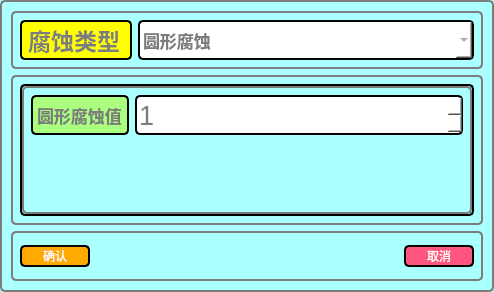
<?xml version="1.0" encoding="UTF-8"?>
<ui version="4.0">
 <class>ErosionCircleDialog</class>
 <widget class="QDialog" name="ErosionCircleDialog">
  <property name="geometry">
   <rect>
    <x>0</x>
    <y>0</y>
    <width>494</width>
    <height>292</height>
   </rect>
  </property>
  <property name="windowTitle">
   <string>Dialog</string>
  </property>
  <property name="styleSheet">
   <string notr="true">QWidget{
background-color: rgb(170, 255, 255);
color: rgb(124, 124, 124);
border-style:solid;
border-width:2px;
border-radius:5px;
}
QLabel{
background-color: rgb(170, 255, 127);
}
QSlider{
background-color: rgb(255, 255, 0);
}</string>
  </property>
  <layout class="QVBoxLayout" name="verticalLayout" stretch="1,3,1">
   <item>
    <widget class="QWidget" name="widget" native="true">
     <layout class="QHBoxLayout" name="horizontalLayout" stretch="1,3">
      <item>
       <widget class="QLabel" name="label_2">
        <property name="font">
         <font>
          <pointsize>17</pointsize>
          <weight>75</weight>
          <bold>true</bold>
         </font>
        </property>
        <property name="styleSheet">
         <string notr="true">background-color: rgb(255, 255, 0);</string>
        </property>
        <property name="text">
         <string>腐蚀类型</string>
        </property>
       </widget>
      </item>
      <item>
       <widget class="QComboBox" name="comboBox">
        <property name="minimumSize">
         <size>
          <width>0</width>
          <height>40</height>
         </size>
        </property>
        <property name="font">
         <font>
          <pointsize>13</pointsize>
          <weight>75</weight>
          <bold>true</bold>
         </font>
        </property>
        <property name="styleSheet">
         <string notr="true">background-color: rgb(255, 255, 255);</string>
        </property>
        <item>
         <property name="text">
          <string>圆形腐蚀</string>
         </property>
        </item>
        <item>
         <property name="text">
          <string>矩形腐蚀</string>
         </property>
        </item>
       </widget>
      </item>
     </layout>
    </widget>
   </item>
   <item>
    <widget class="QWidget" name="widget_3" native="true">
     <layout class="QVBoxLayout" name="verticalLayout_2">
      <item>
       <widget class="QStackedWidget" name="stackedWidget">
        <property name="currentIndex">
         <number>0</number>
        </property>
        <widget class="QWidget" name="page">
         <layout class="QFormLayout" name="formLayout_2">
          <item row="0" column="0">
           <widget class="QLabel" name="label">
            <property name="minimumSize">
             <size>
              <width>0</width>
              <height>40</height>
             </size>
            </property>
            <property name="font">
             <font>
              <pointsize>13</pointsize>
              <weight>75</weight>
              <bold>true</bold>
             </font>
            </property>
            <property name="text">
             <string>圆形腐蚀值</string>
            </property>
           </widget>
          </item>
          <item row="0" column="1">
           <widget class="QSpinBox" name="spinBox">
            <property name="minimumSize">
             <size>
              <width>0</width>
              <height>40</height>
             </size>
            </property>
            <property name="font">
             <font>
              <pointsize>20</pointsize>
             </font>
            </property>
            <property name="styleSheet">
             <string notr="true">background-color: rgb(255, 255, 255);</string>
            </property>
            <property name="minimum">
             <number>1</number>
            </property>
           </widget>
          </item>
         </layout>
        </widget>
        <widget class="QWidget" name="page_2">
         <layout class="QFormLayout" name="formLayout">
          <item row="0" column="0">
           <widget class="QLabel" name="label_3">
            <property name="minimumSize">
             <size>
              <width>0</width>
              <height>40</height>
             </size>
            </property>
            <property name="font">
             <font>
              <pointsize>13</pointsize>
              <weight>75</weight>
              <bold>true</bold>
             </font>
            </property>
            <property name="text">
             <string>高度值</string>
            </property>
           </widget>
          </item>
          <item row="0" column="1">
           <widget class="QSpinBox" name="spinBox_2">
            <property name="minimumSize">
             <size>
              <width>0</width>
              <height>40</height>
             </size>
            </property>
            <property name="font">
             <font>
              <pointsize>20</pointsize>
             </font>
            </property>
            <property name="styleSheet">
             <string notr="true">background-color: rgb(255, 255, 255);</string>
            </property>
            <property name="minimum">
             <number>1</number>
            </property>
           </widget>
          </item>
          <item row="1" column="0">
           <widget class="QLabel" name="label_4">
            <property name="minimumSize">
             <size>
              <width>0</width>
              <height>40</height>
             </size>
            </property>
            <property name="font">
             <font>
              <pointsize>13</pointsize>
              <weight>75</weight>
              <bold>true</bold>
             </font>
            </property>
            <property name="text">
             <string>宽度值</string>
            </property>
           </widget>
          </item>
          <item row="1" column="1">
           <widget class="QSpinBox" name="spinBox_3">
            <property name="minimumSize">
             <size>
              <width>0</width>
              <height>40</height>
             </size>
            </property>
            <property name="font">
             <font>
              <pointsize>20</pointsize>
             </font>
            </property>
            <property name="styleSheet">
             <string notr="true">background-color: rgb(255, 255, 255);</string>
            </property>
            <property name="minimum">
             <number>1</number>
            </property>
           </widget>
          </item>
         </layout>
        </widget>
       </widget>
      </item>
     </layout>
    </widget>
   </item>
   <item>
    <widget class="QWidget" name="widget_2" native="true">
     <layout class="QHBoxLayout" name="horizontalLayout_2">
      <item>
       <widget class="QPushButton" name="pushButton">
        <property name="minimumSize">
         <size>
          <width>70</width>
          <height>0</height>
         </size>
        </property>
        <property name="styleSheet">
         <string notr="true">QPushButton{
background-color: rgb(255, 170, 0);
border-color: rgb(0, 0, 0);
color: rgb(255, 255, 255);
border-style:solid;
border-width:2px;
border-radius:5px;
font:15px &quot;微软雅黑&quot;;
}
QPushButton:hover{
background-color: qlineargradient(spread:pad, x1:0, y1:1, x2:1, y2:0, stop:0 rgba(255, 200, 157, 255), stop:0.857955 rgba(157, 213, 221, 255));
}
QPushButton:pressed{
background-color: rgb(47, 141, 69);
border-color: rgb(179, 179, 179);
}</string>
        </property>
        <property name="text">
         <string>确认</string>
        </property>
       </widget>
      </item>
      <item>
       <spacer name="horizontalSpacer">
        <property name="orientation">
         <enum>Qt::Horizontal</enum>
        </property>
        <property name="sizeHint" stdset="0">
         <size>
          <width>40</width>
          <height>20</height>
         </size>
        </property>
       </spacer>
      </item>
      <item>
       <widget class="QPushButton" name="pushButton_2">
        <property name="minimumSize">
         <size>
          <width>70</width>
          <height>0</height>
         </size>
        </property>
        <property name="styleSheet">
         <string notr="true">QPushButton{
background-color: rgb(255, 85, 127);
border-color: rgb(0, 0, 0);
color: rgb(255, 255, 255);
border-style:solid;
border-width:2px;
border-radius:5px;
font:15px &quot;微软雅黑&quot;;
}
QPushButton:hover{
background-color: qlineargradient(spread:pad, x1:0, y1:1, x2:1, y2:0, stop:0 rgba(255, 200, 157, 255), stop:0.857955 rgba(157, 213, 221, 255));
}
QPushButton:pressed{
background-color: rgb(47, 141, 69);
border-color: rgb(179, 179, 179);
}</string>
        </property>
        <property name="text">
         <string>取消</string>
        </property>
       </widget>
      </item>
     </layout>
    </widget>
   </item>
  </layout>
 </widget>
 <resources/>
 <connections/>
</ui>
